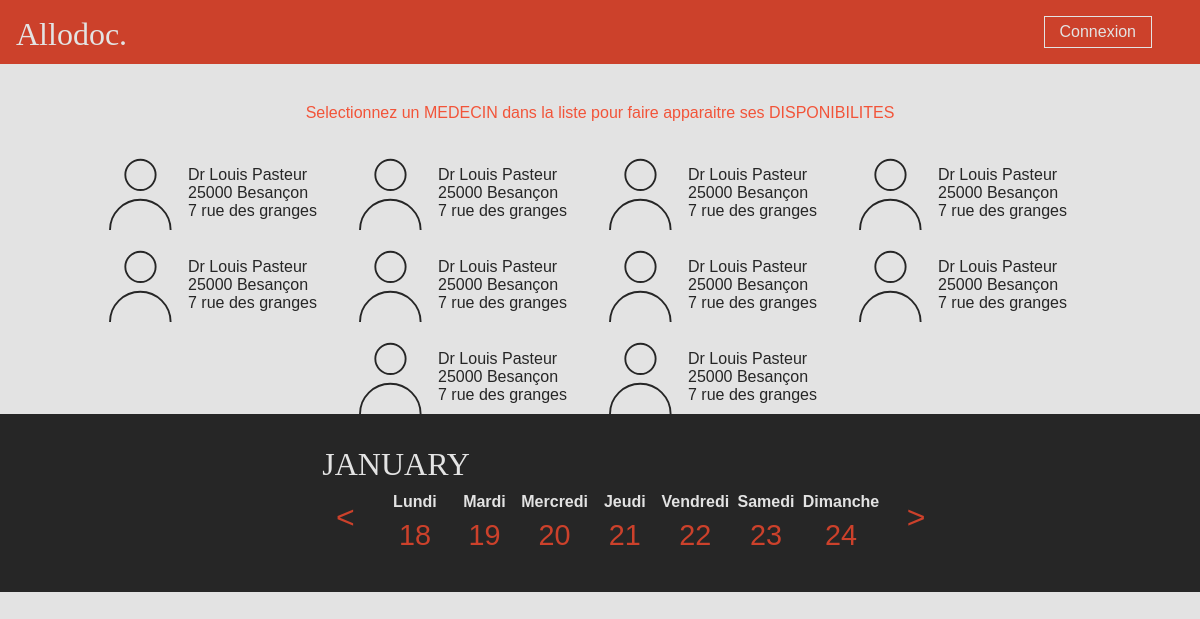
The page / on the database its author committed.
### tables this page shows
CREATE TABLE `MEDECIN` (
  `m_id` int(8) NOT NULL,
  `m_nom` varchar(30) NOT NULL,
  `m_prenom` varchar(30) NOT NULL,
  `m_ville` varchar(30) NOT NULL,
  `m_cp` int(6) NOT NULL,
  `m_adresse` varchar(100) NOT NULL,
  `m_telephone` int(11) NOT NULL
);

### includes/calendar.php (the view, shortened to what this page needs)
<?php
function calendarHead($dates){
	$strDays = ['Lundi','Mardi','Mercredi','Jeudi','Vendredi','Samedi','Dimanche'];
	$strMonth = ' '.date('F',$dates[0]);
	echo '<div id="calendar">';
	echo '<table>';
	echo 	'<caption>'.strtoupper($strMonth).'</caption>';
	echo 		'<thead class = "calendar-head">';
	echo 			'<tr>';
	$lastWeek = $dates[0] - (7*3600*24);
	$nextWeek = $dates[0] + (7*3600*24);
	echo '<th>';
		echo '<a class ="pastWeek" href="'.$_SERVER['PHP_SELF'].'?d='.$lastWeek.'&amp"><</a>';
	echo '</th>';
	for($i=0;$i<7;$i++){
		echo '<th>'.$strDays[$i].'<br><p>'.date('d',$dates[$i]).'</p></th>';
	}
		echo '<th>';
			echo '<a class ="nextWeek" href="'.$_SERVER['PHP_SELF'].'?d='.$nextWeek.'&amp">></a>';
		echo '</th>';
	echo 			'</tr>';
	echo 		'</thead>';
}
function displayCalendarWeek($_fDay = null)
{
	if(null == $_fDay){
		$_fDay = strtotime("last Monday");
	}
	$dates = array();
	for($i=0; $i<7; $i++)
	{
		$dates[$i] = $_fDay + ($i*3600*24);
	}
	calendarHead($dates);
	echo '<tbody class = "calendar-body">';
	echo 	'<tr>';
	foreach($dates as $_d)
	{
		echo'<td>';
		echo '</td>';
	}
	echo 	'</tr>';
	echo '</tbody>';
	echo '</table>';
	echo '</div>';
}
function getMedecin($id){
	$result = array();
	$sql = '
		SELECT m_nom , m_prenom , m_ville , m_cp , m_adresse
		FROM MEDECIN
		WHERE m_id = '.$id.'
	';
	$querry = mysql_query($sql) or die("Une requête à échouée.");
	while ($row = mysql_fetch_assoc($querry))
	{
		$result = $row;
	}
	return $result;
}
function displayMedecin()
{
	$id = 1;
	$medecin = getMedecin($id);
	echo '<a href="#"><div class = "vignetteMedecin">';
	echo '<img src="./img/icnMedecin.svg" class ="icnMedecin">';
	echo '<p>Dr '.$medecin['m_prenom'].' '.$medecin['m_nom'].'<br>'.$medecin['m_cp'].' '.utf8_encode($medecin['m_ville']).
		'<br>'.$medecin['m_adresse'].'</p>';
	echo '</div></a>';
}
?>

### index.php (shortened to what this page needs)
<?php
	require_once 'includes/displayPage.php';
?>
<!DOCTYPE html PUBLIC "-//W3C//DTD XHTML 1.0 Strict//EN" "http://www.w3.org/TR/xhtml1/DTD/xhtml1-strict.dtd">
<html xmlns="http://www.w3.org/1999/xhtml" xml:lang="fr-FR">
<head>
	<link rel="stylesheet" type="text/css" href="stylesheets/calendar.css" media="screen" />
</head>
<?php
	$day = null;
	echo '<body onload = "codeAddress()">';
		displayHeader();
		echo '<section>';
			echo '<div id ="blocMedecins">';
			echo '<p>Selectionnez un MEDECIN dans la liste pour faire apparaitre ses DISPONIBILITES</p>';
			for($i=0;$i<10;$i++){
				displayMedecin();
			}
			echo '</div>';
			displayCalendarWeek($day);
		echo '</section>';
?>
		<div id="map"></div>
<?php
	echo '</body>';
?>
</html>

### includes/displayPage.php (shortened to what this page needs)
<?php
function displayHeader()
{
	echo '<header>';
	echo '<div class = "title">Allodoc.</div>';
	echo '<a class = "btnConnexion" href="#">Connexion</a>';
	echo '</header>';
}
?>

### stylesheets/calendar.css (style rules this page uses)
body { background-color: #e3e3e3; margin:0; padding:0; width: 100%; }
header { top:0px; font-weight: lighter; height: 4em; width: 100%; background-color: #CC412B; margin:0; padding:0; }
.title { font: 2em "Otama"; color: #e3e3e3; padding: 0.5em; }
section { position: relative; display: inline-block; background-color: #262626; color:#F25439; font: 1em "Helvetica",courier; font-weight: lighter; text-align: left; }
#map { position: absolute; height: 260px; width: 100%; }
.btnConnexion { font: 1em "Helvetica" , courier; position: absolute; top:1em; right:3em; padding:15px; color:#e3e3e3; text-decoration: none; border: 0.1em solid #e3e3e3; line-height:0; }
.nextWeek { text-decoration:none; font: 2em "Helvetica"; color:#CC412B; }
.pastWeek { text-decoration:none; font: 2em "Helvetica"; color:#CC412B; }
#calendar { position: relative; margin-top: 2em; max-width: 600px; margin-left: auto; margin-right: auto; margin-bottom: 2em; font: 1em "Helvetica", Courier, monospace; padding-left: 1em; border-left: 0.2em solid #262626; }
caption { color: #e3e3e3; font: 2em "Otama"; text-align: left; padding-left: 0.4em; }
.calendar-head { color:#e3e3e3; margin: 0; padding: 0; }
.calendar-head th { min-width:4.1em; text-align: center; line-height: 2em; }
.calendar-head p { font: 1.8em "Helvetica"; line-height: 1.2em; color: #CC412B; padding: 0; margin:0; }
.calendar-body { vertical-align: top; text-align: center; }
#blocMedecins { position: relative; background-color: #e3e3e3; height:auto; padding-top:2%; overflow: hidden; text-align:center; }
.icnMedecin { float:left; height: 80px; width: 80px; }
.vignetteMedecin { transition: all 0.4s ease 0s; font : 1em "Helvetica"; color: #262626; background-color: #e3e3e3; display: inline-block; vertical-align:middle; margin-top:1%; overflow: hidden; width:250px; height:80px; }
.vignetteMedecin p { padding-left:0.5em; float:left; text-align:left; }

### rows shown on the page
medecin: m_prenom "Louis", m_nom "Pasteur", m_cp "25000", m_ville "Besançon", m_adresse "7 rue des granges"

### other values the page prints
$strMonth "JANUARY"
$strDays[$i] "Lundi"
date('d',$dates[$i]) "18"
$strDays[$i] "Mardi"
date('d',$dates[$i]) "19"
$strDays[$i] "Mercredi"
date('d',$dates[$i]) "20"
$strDays[$i] "Jeudi"
date('d',$dates[$i]) "21"
$strDays[$i] "Vendredi"
date('d',$dates[$i]) "22"
$strDays[$i] "Samedi"
date('d',$dates[$i]) "23"
$strDays[$i] "Dimanche"
date('d',$dates[$i]) "24"
